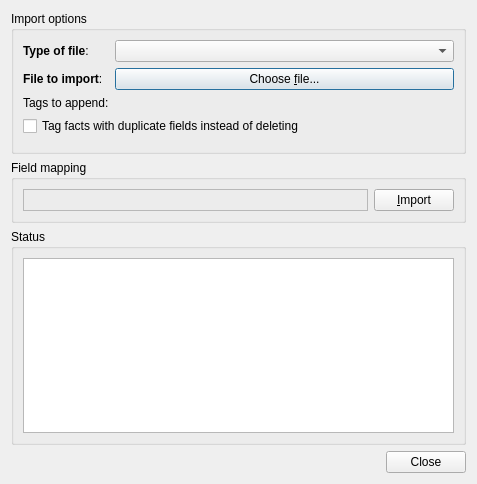
<ui version="4.0" >
 <class>ImportDialog</class>
 <widget class="QDialog" name="ImportDialog" >
  <property name="geometry" >
   <rect>
    <x>0</x>
    <y>0</y>
    <width>477</width>
    <height>484</height>
   </rect>
  </property>
  <property name="windowTitle" >
   <string>Import</string>
  </property>
  <layout class="QVBoxLayout" >
   <item>
    <widget class="QGroupBox" name="groupBox" >
     <property name="title" >
      <string>Import options</string>
     </property>
     <layout class="QVBoxLayout" >
      <property name="spacing" >
       <number>6</number>
      </property>
      <property name="margin" >
       <number>9</number>
      </property>
      <item>
       <layout class="QGridLayout" name="topGrid" >
        <property name="margin" >
         <number>0</number>
        </property>
        <property name="spacing" >
         <number>6</number>
        </property>
        <item row="1" column="0" >
         <widget class="QLabel" name="label_2" >
          <property name="text" >
           <string>&lt;b>File to import&lt;/b>:</string>
          </property>
         </widget>
        </item>
        <item row="1" column="1" >
         <widget class="QPushButton" name="file" >
          <property name="text" >
           <string>Choose &amp;file...</string>
          </property>
          <property name="default" >
           <bool>true</bool>
          </property>
         </widget>
        </item>
        <item row="0" column="0" >
         <widget class="QLabel" name="label" >
          <property name="text" >
           <string>&lt;b>Type of file&lt;/b>:</string>
          </property>
         </widget>
        </item>
        <item row="0" column="1" >
         <widget class="QComboBox" name="type" >
          <property name="sizePolicy" >
           <sizepolicy vsizetype="Fixed" hsizetype="Expanding" >
            <horstretch>0</horstretch>
            <verstretch>0</verstretch>
           </sizepolicy>
          </property>
         </widget>
        </item>
        <item row="2" column="0" >
         <widget class="QLabel" name="label_4" >
          <property name="text" >
           <string>Tags to append:</string>
          </property>
         </widget>
        </item>
       </layout>
      </item>
      <item>
       <widget class="QCheckBox" name="tagDuplicates" >
        <property name="text" >
         <string>Tag facts with duplicate fields instead of deleting</string>
        </property>
       </widget>
      </item>
      <item>
       <widget class="QWidget" native="1" name="modelArea" />
      </item>
     </layout>
    </widget>
   </item>
   <item>
    <widget class="QGroupBox" name="mappingGroup" >
     <property name="sizePolicy" >
      <sizepolicy vsizetype="Preferred" hsizetype="Expanding" >
       <horstretch>0</horstretch>
       <verstretch>0</verstretch>
      </sizepolicy>
     </property>
     <property name="title" >
      <string>Field mapping</string>
     </property>
     <layout class="QHBoxLayout" >
      <property name="spacing" >
       <number>6</number>
      </property>
      <property name="margin" >
       <number>9</number>
      </property>
      <item>
       <layout class="QGridLayout" >
        <property name="margin" >
         <number>0</number>
        </property>
        <property name="spacing" >
         <number>6</number>
        </property>
        <item row="0" column="2" >
         <widget class="QPushButton" name="importButton" >
          <property name="text" >
           <string>&amp;Import</string>
          </property>
         </widget>
        </item>
        <item row="0" column="0" >
         <widget class="QFrame" name="mappingArea" >
          <property name="sizePolicy" >
           <sizepolicy vsizetype="Preferred" hsizetype="Expanding" >
            <horstretch>0</horstretch>
            <verstretch>0</verstretch>
           </sizepolicy>
          </property>
          <property name="frameShape" >
           <enum>QFrame::StyledPanel</enum>
          </property>
          <property name="frameShadow" >
           <enum>QFrame::Raised</enum>
          </property>
         </widget>
        </item>
       </layout>
      </item>
     </layout>
    </widget>
   </item>
   <item>
    <widget class="QGroupBox" name="groupBox_2" >
     <property name="title" >
      <string>Status</string>
     </property>
     <layout class="QVBoxLayout" >
      <property name="spacing" >
       <number>6</number>
      </property>
      <property name="margin" >
       <number>9</number>
      </property>
      <item>
       <widget class="QTextEdit" name="status" >
        <property name="readOnly" >
         <bool>true</bool>
        </property>
       </widget>
      </item>
     </layout>
    </widget>
   </item>
   <item>
    <widget class="QDialogButtonBox" name="buttonBox" >
     <property name="orientation" >
      <enum>Qt::Horizontal</enum>
     </property>
     <property name="standardButtons" >
      <set>QDialogButtonBox::Close</set>
     </property>
    </widget>
   </item>
  </layout>
 </widget>
 <tabstops>
  <tabstop>type</tabstop>
  <tabstop>file</tabstop>
  <tabstop>tagDuplicates</tabstop>
  <tabstop>importButton</tabstop>
  <tabstop>status</tabstop>
  <tabstop>buttonBox</tabstop>
 </tabstops>
 <resources/>
 <connections>
  <connection>
   <sender>buttonBox</sender>
   <signal>accepted()</signal>
   <receiver>ImportDialog</receiver>
   <slot>accept()</slot>
   <hints>
    <hint type="sourcelabel" >
     <x>248</x>
     <y>254</y>
    </hint>
    <hint type="destinationlabel" >
     <x>157</x>
     <y>274</y>
    </hint>
   </hints>
  </connection>
  <connection>
   <sender>buttonBox</sender>
   <signal>rejected()</signal>
   <receiver>ImportDialog</receiver>
   <slot>reject()</slot>
   <hints>
    <hint type="sourcelabel" >
     <x>316</x>
     <y>260</y>
    </hint>
    <hint type="destinationlabel" >
     <x>286</x>
     <y>274</y>
    </hint>
   </hints>
  </connection>
 </connections>
</ui>
